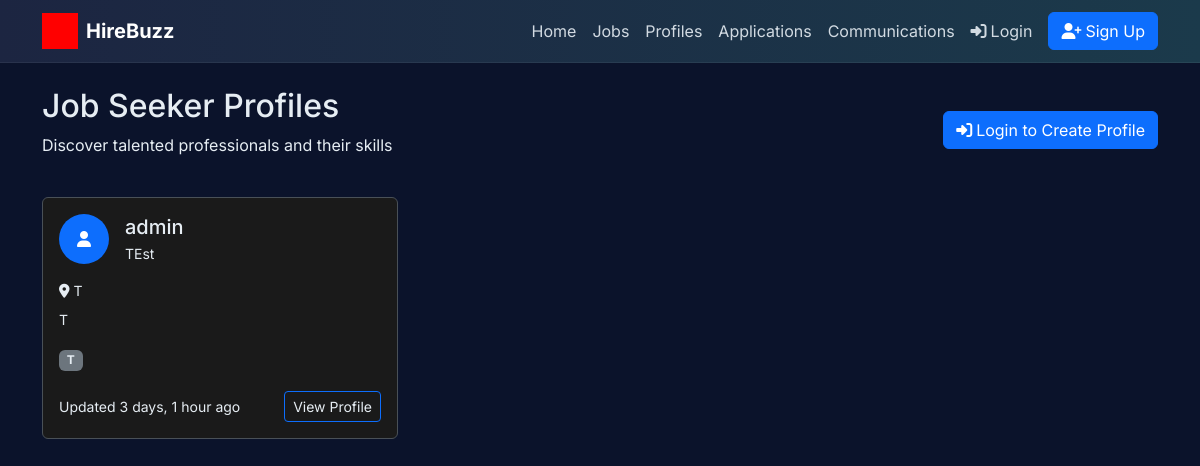
Before: /profiles/ with the older database file.
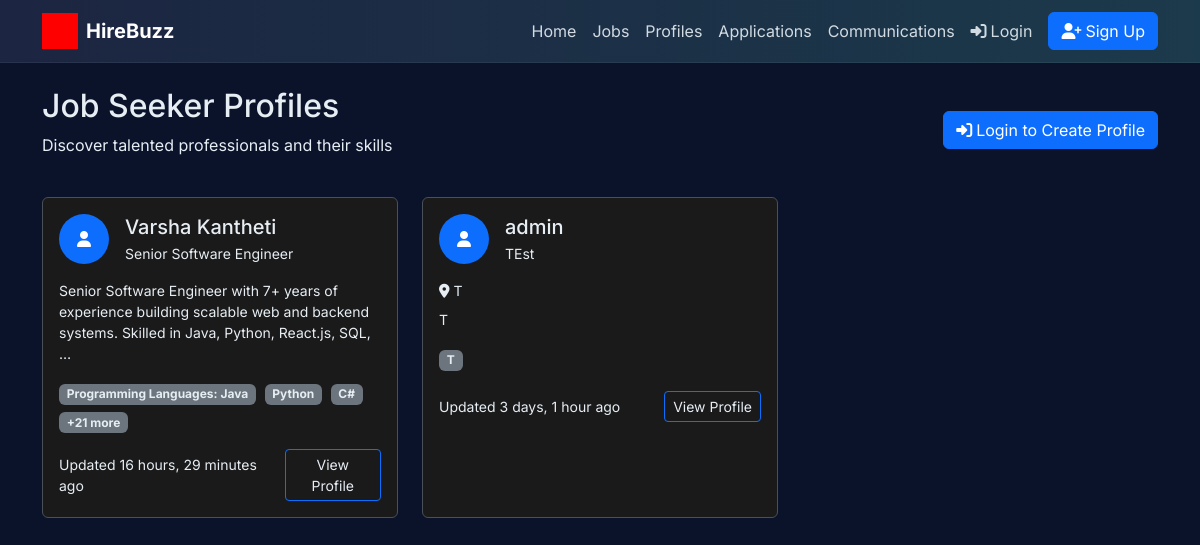
After: the same page with the newer database file.
### profiles/models.py (models this page shows, shortened)
class Profile(models.Model):
    user = models.OneToOneField(User, on_delete=models.CASCADE, related_name='profile')
    headline = models.CharField(
        max_length=200,
        help_text="A brief professional headline (e.g., 'Senior Software Engineer')"
    )
    bio = models.TextField(
        max_length=1000,
        blank=True,
        help_text="A brief description about yourself and your career goals"
    )
    location = models.CharField(max_length=100, blank=True)
    phone = models.CharField(
        max_length=20,
        blank=True,
        validators=[RegexValidator(r'^\d{10}$', 'Enter a valid 10-digit US phone number.')]
    )
    skills = models.TextField(
        help_text="List your key skills separated by commas (e.g., Python, Django, React, SQL)"
    )
    education = models.TextField(
        help_text="List your educational background (e.g., 'BS Computer Science - Georgia Tech, 2023')"
    )
    work_experience = models.TextField(
        help_text="Describe your work experience, including company names, positions, and key achievements"
    )
    linkedin_url = models.URLField(
        blank=True,
        validators=[URLValidator()],
        help_text="Your LinkedIn profile URL"
    )
    github_url = models.URLField(
        blank=True,
        validators=[URLValidator()],
        help_text="Your GitHub profile URL"
    )
    portfolio_url = models.URLField(
        blank=True,
        validators=[URLValidator()],
        help_text="Your portfolio or personal website URL"
    )
    other_url = models.URLField(
        blank=True,
        validators=[URLValidator()],
        help_text="Any other relevant URL (e.g., personal blog, Stack Overflow)"
    )
    is_public = models.BooleanField(
        default=True,
        help_text="Allow recruiters to find and view your profile."
    )
    show_bio = models.BooleanField(
        default=True,
        help_text="Display your bio on your public profile."
    )
    show_location = models.BooleanField(
        default=True,
        help_text="Display your location on your public profile."
    )
    show_phone = models.BooleanField(
        default=False,
        help_text="Display your phone number so recruiters can contact you directly."
    )
    show_education = models.BooleanField(
        default=True,
        help_text="Display your education history on your public profile."
    )
    show_work_experience = models.BooleanField(
        default=True,
        help_text="Display your work experience on your public profile."
    )
    show_links = models.BooleanField(
        default=True,
        help_text="Display your professional links to recruiters."
    )
    created_at = models.DateTimeField(auto_now_add=True)
    updated_at = models.DateTimeField(auto_now=True)
    class Meta:
        ordering = ['-updated_at']
    def get_skills_list(self):
        return [skill.strip() for skill in self.skills.split(',') if skill.strip()]

### profiles/views.py (the view)
# urls.py: path('', views.index, name='index'),
def index(request):
    profiles = Profile.objects.filter(is_public=True)
    context = {
        'profiles': profiles,
        'template_data': {'title': 'Profiles - HireBuzz'}
    }
    return render(request, 'profiles/index.html', context)

### profiles/templates/profiles/index.html (shortened to what this page needs)
{% extends 'base.html' %}
{% block content %}
<div class="container">
  <div class="row">
    <div class="col-12">
      <div class="d-flex justify-content-between align-items-center mb-4">
        <div>
          <h2 class="mb-2 text-light">Job Seeker Profiles</h2>
          <p class="text-light">Discover talented professionals and their skills</p>
        </div>
        {% if user.is_authenticated %}
          <div>
            <a href="{% url 'profiles:my_profile' %}" class="btn btn-outline-primary me-2">
              <i class="fas fa-user me-1"></i>My Profile
            </a>
            <a href="{% url 'profiles:create' %}" class="btn btn-primary">
              <i class="fas fa-plus me-1"></i>Create Profile
            </a>
          </div>
        {% else %}
          <div>
            <a href="{% url 'accounts:login' %}" class="btn btn-primary">
              <i class="fas fa-sign-in-alt me-1"></i>Login to Create Profile
            </a>
          </div>
        {% endif %}
      </div>
      {% if profiles %}
        <div class="row">
          {% for profile in profiles %}
            <div class="col-md-6 col-lg-4 mb-4">
              <div class="card h-100 bg-dark border-secondary profile-card">
                <div class="card-body text-light">
                  <div class="d-flex align-items-center mb-3">
                    <div class="bg-primary rounded-circle d-flex align-items-center justify-content-center me-3" style="width: 50px; height: 50px;">
                      <i class="fas fa-user text-white"></i>
                    </div>
                    <div>
                      <h5 class="card-title mb-1 text-light">{{ profile.user.get_full_name|default:profile.user.username }}</h5>
                      <p class="card-text text-light small mb-0">{{ profile.headline }}</p>
                    </div>
                  </div>
                  {% if profile.location and profile.show_location %}
                    <p class="text-light small mb-2">
                      <i class="fas fa-map-marker-alt me-1"></i>{{ profile.location }}
                    </p>
                  {% endif %}
                  {% if profile.bio and profile.show_bio %}
                    <p class="card-text small text-light">{{ profile.bio|truncatewords:20 }}</p>
                  {% endif %}
                  <div class="mb-3">
                    {% for skill in profile.get_skills_list|slice:":3" %}
                      <span class="badge bg-secondary me-1 mb-1">{{ skill }}</span>
                    {% endfor %}
                    {% if profile.get_skills_list|length > 3 %}
                      <span class="badge bg-secondary">+{{ profile.get_skills_list|length|add:"-3" }} more</span>
                    {% endif %}
                  </div>
                  <div class="d-flex justify-content-between align-items-center">
                    <small class="text-light">
                      Updated {{ profile.updated_at|timesince }} ago
                    </small>
                    <a href="{% url 'profiles:view' profile.user.id %}" class="btn btn-sm btn-outline-primary">
                      View Profile
                    </a>
                  </div>
                </div>
              </div>
            </div>
          {% endfor %}
        </div>
      {% endif %}
    </div>
  </div>
</div>
{% endblock content %}

### hirebuzz/templates/base.html (shortened to what this page needs)
<!DOCTYPE html>
<html lang="en">
  {% load static %}
  <head>
    <link href="https://cdn.jsdelivr.net/npm/bootstrap@5.3.3/dist/css/bootstrap.min.css" rel="stylesheet">
    <link rel="stylesheet" href="https://cdnjs.cloudflare.com/ajax/libs/font-awesome/6.5.2/css/all.min.css" />
    <link rel="stylesheet" type="text/css" href="{% static 'css/style.css' %}">
  </head>
  <body class="hb-body">
    <nav class="navbar navbar-dark hb-nav navbar-expand-lg">
      <div class="container">
        <a class="navbar-brand d-flex align-items-center gap-2" href="{% url 'home:index' %}">
          <img src="{% static 'img/hirebuzz-logo.png' %}" alt="HireBuzz" height="36" />
          <span class="fw-bold">HireBuzz</span>
        </a>
        <div class="collapse navbar-collapse" id="hbNav">
          <div class="navbar-nav ms-auto">
            <a class="nav-link" href="{% url 'home:index' %}">Home</a>
            <a class="nav-link" href="{% url 'jobs:index' %}">Jobs</a>
            <a class="nav-link" href="{% url 'profiles:index' %}">Profiles</a>
            <a class="nav-link" href="{% url 'applications:index' %}">Applications</a>
            <a class="nav-link" href="{% url 'communications:index' %}">Communications</a>
            {% if user.is_authenticated %}
              <div class="nav-item dropdown">
                <a class="nav-link dropdown-toggle" href="#" id="accountDropdown" role="button" data-bs-toggle="dropdown" aria-expanded="false">
                  <i class="fas fa-user me-1"></i>{{ user.username }}
                </a>
                <ul class="dropdown-menu dropdown-menu-dark">
                  <li><a class="dropdown-item" href="{% url 'accounts:index' %}">
                    <i class="fas fa-cog me-2"></i>Account Settings
                  </a></li>
                  <li><hr class="dropdown-divider"></li>
                  <li><a class="dropdown-item" href="{% url 'accounts:logout' %}">
                    <i class="fas fa-sign-out-alt me-2"></i>Logout
                  </a></li>
                </ul>
              </div>
            {% else %}
              <div class="d-flex align-items-center gap-2">
                <a class="nav-link" href="{% url 'accounts:login' %}">
                  <i class="fas fa-sign-in-alt me-1"></i>Login
                </a>
                <a class="btn btn-primary" href="{% url 'accounts:register' %}">
                  <i class="fas fa-user-plus me-1"></i>Sign Up
                </a>
              </div>
            {% endif %}
          </div>
        </div>
      </div>
    </nav>
    <main class="hb-main">
      {% block content %}{% endblock content %}
    </main>
  </body>
</html>

### hirebuzz/static/css/style.css (style rules this page uses)
.hb-body { font-family: "Inter", "DM Sans", system-ui, -apple-system, Segoe UI, Roboto, Arial, sans-serif; background: #0b132b; color: #e6edf3; }
.hb-nav { background: linear-gradient(90deg, #1c2541, #1b3a4b); border-bottom: 1px solid rgba(255,255,255,0.06); }
.navbar a.nav-link { color: #e6edf3 !important; opacity: 0.9; }
.hb-main { padding: 24px 0; }
.bg-dark .card-title { color: #e6edf3 !important; }
.bg-dark .card-text { color: #e6edf3 !important; }
.bg-dark .card-body { color: #e6edf3 !important; }
.bg-dark .text-light { color: #e6edf3 !important; }
.card.bg-dark * { color: inherit; }
.text-light { color: #e6edf3 !important; }
.profile-card .text-light { color: #e6edf3 !important; }
.card.bg-dark, .card.profile-card { color: #e6edf3 !important; }
.card.bg-dark *, .card.profile-card * { color: inherit; }
.profile-card { background-color: #1a1a1a !important; border: 1px solid #495057 !important; }
.profile-card .card-body { color: #e6edf3 !important; }
.profile-card .card-title { color: #e6edf3 !important; }
.profile-card .card-text { color: #e6edf3 !important; }

Changed rows visible on the page:
added Profile: user.get_full_name "Varsha Kantheti", headline "Senior Software Engineer", bio "Senior Software Engineer with 7+ years of experience building scalable web and backend systems. Skilled in Java, Python, React.js, SQL, …", get_skills_list "Programming Languages: Java" "Python" "C#", get_skills_list|length "21", updated_at "16 hours, 29 minutes"
